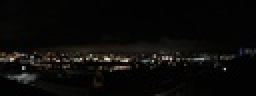
%> input picture project1/hybrid/blurry_sky.jpg, 128 x 48 px, shrunk from 6516 x 2455 before the run (shown 2 times larger)
$ octave histogram_equalization.m   (GNU Octave 9; MATLAB toolbox functions it lacks are replaced by stand-ins)
%> lines starting %> are read from the running program, lines starting %| are printed output that depends on the picture
%function img = histogram_equalization(im, alpha)

im1 = im2uint8(imread('./blurry_sky.jpg'));
%> im1 is the input picture: size 48x128x3 uint8; mean R, G, B 11.2, 10.3, 9
%[h,s,v] = rgb2gray(im1); % convert to grayscale
im1 = rgb2gray(im1);
%> im1: size 48x128 uint8

[y0,x0,z0] = size(im1);
%> y0 = 48; x0 = 128; z0 = 1

%v = v*255

histogram = zeros(256,1);
cdf = zeros(256, 1);
im2 = zeros(y0,x0);

for i = 1:256
    for y = 1:y0
        for x = 1:x0
            if(im1(y,x) == i)
                histogram(i) = histogram(i)+1;
                if(i > 1)
                    cdf(i) = cdf(i-1) + histogram(i);
                end
            end
        end
    end
end
%> after the loop, cdf = 256 values, max 5733 at index 81, min 0 at index 1, mean 1642.5; histogram = 256 values, max 1460 at index 3, min 0 at index 82, mean 23.56

alpha = 0.65;

for y = 1:y0
    for x = 1:x0
        intensity = im1(y,x);
        im2(y,x) = (alpha*(cdf(intensity+1)/(x0*y0))*255) + ((1-alpha)*intensity);
    end
end
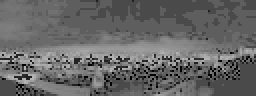
%> im2: size 48x128 double (shown 2 times larger); min 0, max 183, mean 102

% [8 lines of commented-out code are left out]

figure(1), hold off, imagesc(im1), axis off, colormap gray
figure(2), hold off, imagesc(im2), axis off, colormap gray
